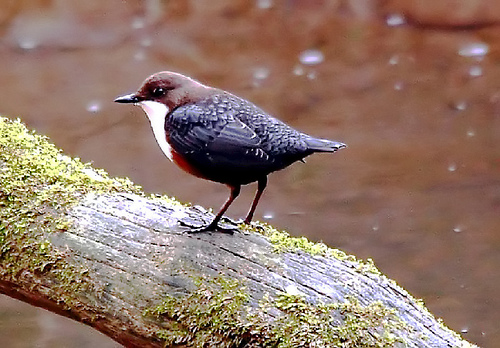
#> input picture resource/ouzel1.jpg, 500 x 348 px
$ python ImageProcessTemplate.py
#> lines starting #> are read from the running program, lines starting #| are printed output that depends on the picture
import cv2
from matplotlib import pyplot as plt

if __name__ == '__main__':

    namedWindowKeyValue = 'inputImage'
    # input path
    inputFileName = '../resource/ouzel1.jpg'
    inputImage = cv2.imread(inputFileName, cv2.IMREAD_UNCHANGED)
#> inputImage is the input picture: shape (348, 500, 3); mean B, G, R 106.7, 119.7, 146.7

    # TODO: someting
    # outputImage = process(inputImage)
    b,g,r = cv2.split(inputImage)
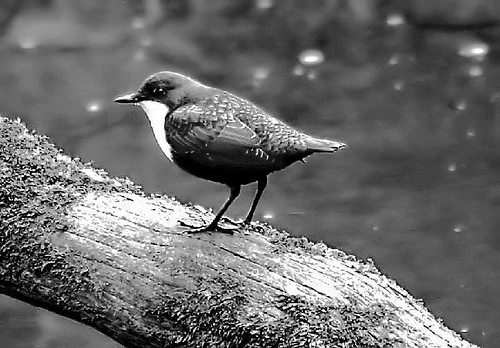
#> b: shape (348, 500); min 0, max 255, mean 106.7
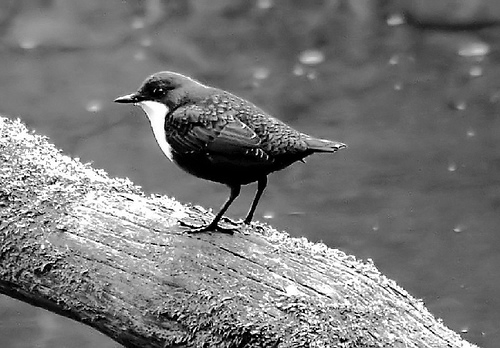
#> g: shape (348, 500); min 0, max 255, mean 119.7
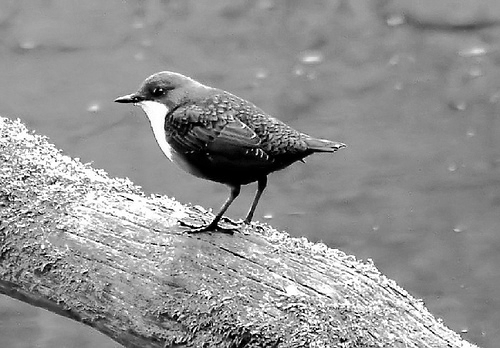
#> r: shape (348, 500); min 0, max 255, mean 146.7
    outputImage = g

    # MARK: show & write
    # case 1: using plot
    plt.subplot(121), plt.imshow(inputImage, 'gray'), plt.title('inputImage')
    plt.subplot(122), plt.imshow(outputImage, 'gray'), plt.title('outputImage')
    plt.show()
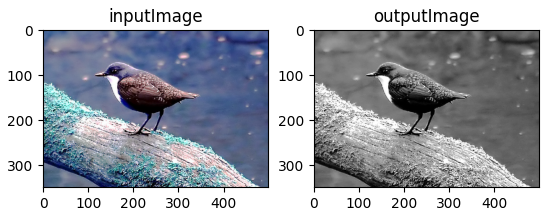
#> figure drawn by matplotlib, 2 panels; B, G, R data is drawn as R, G, B

    # [5 lines of commented-out code are left out]
